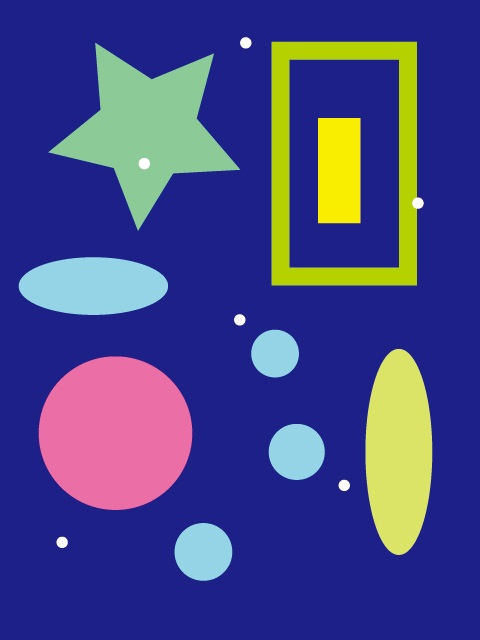
//> input picture week09/kadai02/sample_rotate.jpg, 480 x 640 px
$ ./main   (built with g++ and OpenCV 4)
//> lines starting //> are read from the running program, lines starting //| are printed output that depends on the picture; after the words box and inside, x2 and y2 are one past the last pixel; in counts of white or black regions, pixels touching at a corner belong together
#include <iostream>
#include <opencv2/opencv.hpp>

// ファイル
#define FILE_NAME "sample_rotate.jpg"

// 二値化しきい値
#define BIN_TH (100)

struct Feature {
  int index;
  double area;
  double circularity;
  cv::Rect rect;
};

int main(int argc, const char* argv[]) {
  // 画像の宣言
  // (入力画像，グレースケール画像，二値画像，一時的な画像，出力画像)
  cv::Mat src_img, gray_img, bin_img, tmp_img, dst_img;

  // 輪郭の座標リストの宣言 (New!)
  std::vector<std::vector<cv::Point>> contours;

  // 画像の入力 (カラーで入力)
  src_img = cv::imread(FILE_NAME);
//> src_img is the input picture: 640 rows x 480 cols, CV_8UC3; mean B, G, R 135.1, 70.7, 68.8
  if (src_img.empty()) {  // 入力失敗の場合
    fprintf(stderr, "File is not opened.\n");
    return (-1);
  }

  // 入力画像を出力画像にコピー (New!)
  dst_img = src_img.clone();

  // グレースケール化
  cv::cvtColor(src_img, gray_img, cv::COLOR_BGR2GRAY);
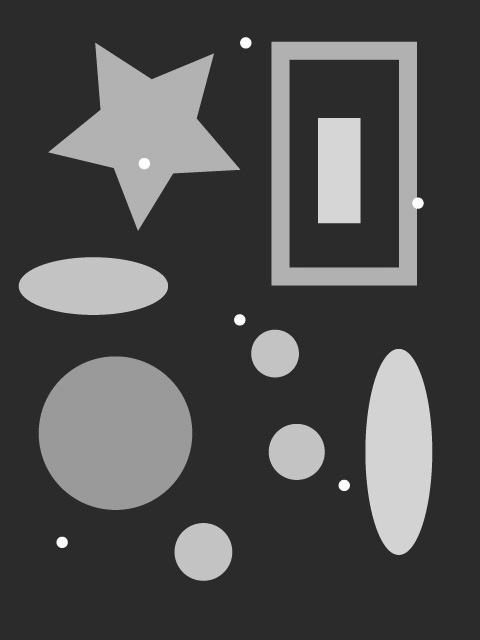
//> gray_img: 640 rows x 480 cols, CV_8UC1; min 35, max 255, mean 77.5

  // 二値化
  cv::threshold(gray_img, bin_img, BIN_TH, 255, cv::THRESH_BINARY);
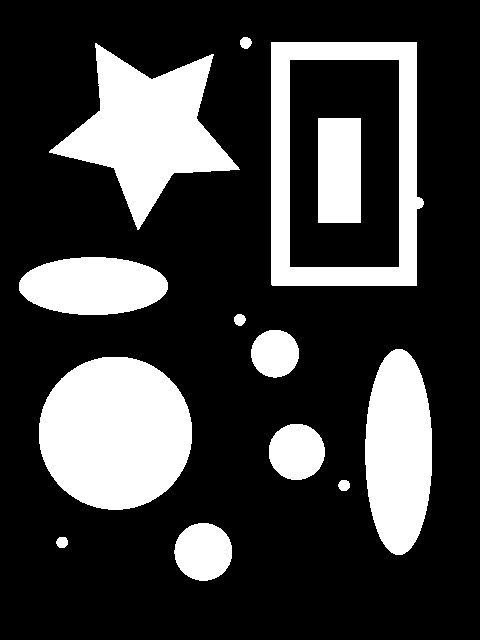
//> bin_img: 640 rows x 480 cols, CV_8UC1; 24.9% white; 13 white regions

  // 二値画像コピー
  tmp_img = bin_img.clone();

  cv::findContours(tmp_img, contours, cv::RETR_LIST, cv::CHAIN_APPROX_NONE);
//> contours = 14 contours; largest, box (x1, y1, x2, y2) and area: (271, 42, 424, 286) 35300, (289, 59, 400, 268) 22878, (39, 357, 192, 510) 18298, (49, 43, 240, 230) 14902, (365, 349, 432, 555) 10689

  std::vector<Feature> rects;
  // 面積と円形度を計算
  for (int i = 0; i < contours.size(); i++) {
    Feature feature;
    feature.index = i;
    feature.area = cv::contourArea(contours[i]);
    feature.circularity =
        4 * M_PI * feature.area / pow(cv::arcLength(contours[i], true), 2);
    feature.rect = cv::boundingRect(contours[i]);

    int size = feature.rect.width * feature.rect.height;
    int diff = abs(size - feature.area);

    // 面積と矩形の面積の差が 10% 未満の場合 は 四角！！
    if (diff / (double)size < 0.1) {
      printf("index: %d, size: %d\n", feature.index, size);
      rects.push_back(feature);
    }
  }
//> this loop made 14 passes
//> (feature.area, feature.circularity, feature.rect, size, diff) on passes 1 to 12: (91.5, 0.909, Rect(56, 537, 12, 11), 132, 40), (2559, 0.897, Rect(174, 523, 58, 58), 3364, 805), (90.5, 0.9, Rect(338, 480, 12, 11), 132, 41), (2408.5, 0.903, Rect(269, 424, 56, 56), 3136, 727), (18298, 0.898, Rect(39, 357, 153, 153), 23409, 5111), (10689, 0.589, Rect(365, 349, 67, 206), 13802, 3113), (1743, 0.896, Rect(251, 330, 48, 48), 2304, 561), (94.5, 0.897, Rect(234, 314, 12, 12), 144, 49), (6661, 0.66, Rect(19, 257, 149, 58), 8642, 1981), (4368, 0.644, Rect(318, 118, 43, 105), 4515, 147), (22878, 0.716, Rect(289, 59, 111, 209), 23199, 321), (14902.5, 0.379, Rect(49, 43, 191, 187), 35717, 20814)
//| index: 9, size: 4515
//| index: 10, size: 23199
//| index: 12, size: 37332

  // 最も面積が小さい四角を描画
  Feature min_rect = rects[0];
  for (int i = 1; i < rects.size(); i++) {
    if (min_rect.area > rects[i].area) {
      min_rect = rects[i];
    }
  }

  // 塗りつぶし
  cv::drawContours(dst_img, contours, min_rect.index, CV_RGB(255, 0, 255), -1);
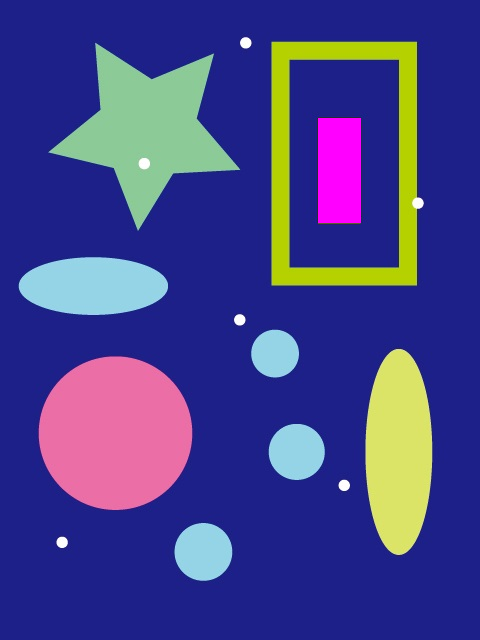
//> dst_img: 640 rows x 480 cols, CV_8UC3; 1.47% of pixels changed, all inside (x1, y1, x2, y2) = (318, 118, 361, 223)
//> min_rect.index = 9

  // 表示
  cv::imshow("src image", src_img);
  cv::imshow("binary image", bin_img);
  cv::imshow("outpu image", dst_img);
  cv::imwrite("output.jpg", dst_img);
  cv::waitKey();

  return 0;
}

$ run again, with week09/kadai02/sample.jpg copied over week09/kadai02/sample_rotate.jpg
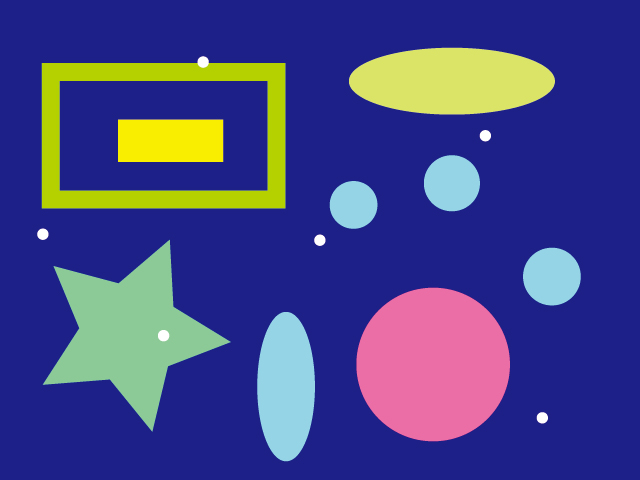
//> input picture week09/kadai02/sample.jpg, 640 x 480 px
//> src_img is the input picture: 480 rows x 640 cols, CV_8UC3; mean B, G, R 135.1, 70.7, 68.8
//> `cv::threshold(gray_img, bin_img, BIN_TH, 255, cv::THRESH_BINARY);`:
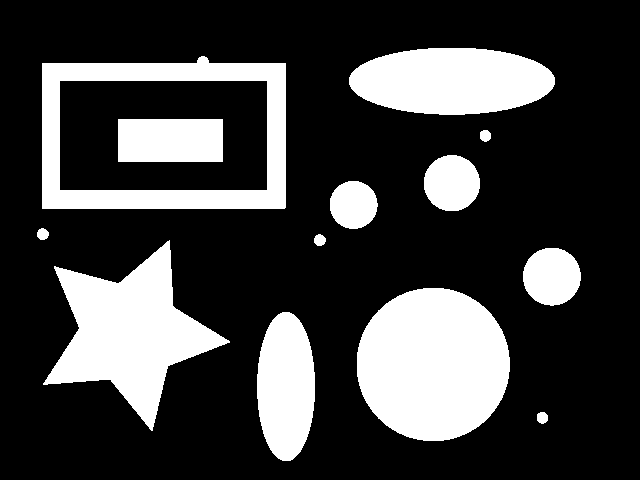
//> bin_img: 480 rows x 640 cols, CV_8UC1; 24.9% white; 13 white regions
//> contours = 14 contours; largest, box (x1, y1, x2, y2) and area: (42, 56, 286, 209) 35300, (59, 80, 268, 191) 22878, (357, 288, 510, 441) 18299, (43, 240, 230, 431) 14900, (349, 48, 555, 115) 10691
//> the loop `for (int i = 0; i < contours.size(); i++)` made 14 passes
//> (feature.area, feature.circularity, feature.rect, size, diff) on passes 1 to 8: (91.5, 0.909, Rect(537, 412, 11, 12), 132, 40), (6662, 0.66, Rect(257, 312, 58, 149), 8642, 1980), (18299, 0.898, Rect(357, 288, 153, 153), 23409, 5110), (2560, 0.897, Rect(523, 248, 58, 58), 3364, 804), (14900.5, 0.379, Rect(43, 240, 187, 191), 35717, 20816), (94.5, 0.897, Rect(314, 234, 12, 12), 144, 49), (94.5, 0.897, Rect(37, 228, 12, 12), 144, 49), (1744, 0.896, Rect(330, 181, 48, 48), 2304, 560)
//> (printed output is left out)
//> `cv::drawContours(dst_img, contours, min_rect.index, CV_RGB(255, 0, 255..`:
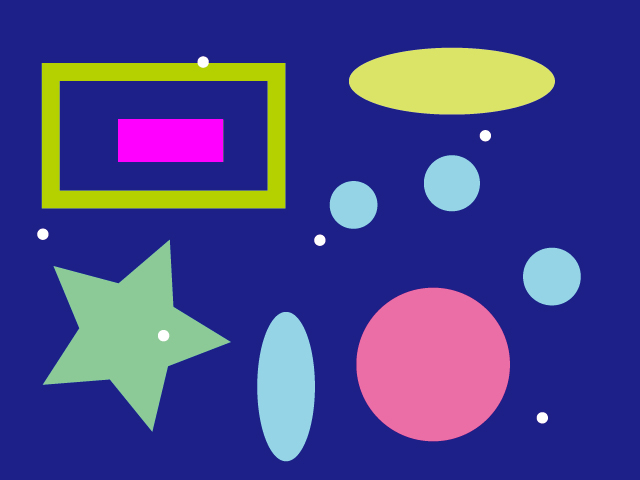
//> dst_img: 480 rows x 640 cols, CV_8UC3; 1.47% of pixels changed, all inside (x1, y1, x2, y2) = (118, 119, 223, 162)
//> min_rect.index = 10
